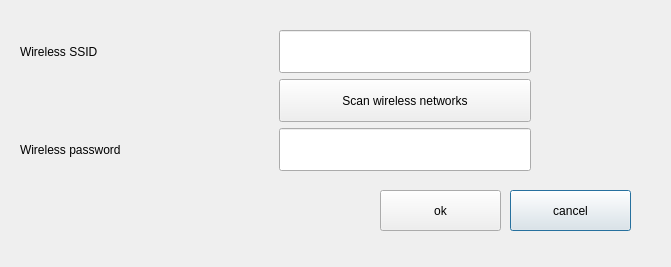
<?xml version="1.0" encoding="UTF-8"?>
<ui version="4.0">
 <class>WifiSettings</class>
 <widget class="QDialog" name="WifiSettings">
  <property name="geometry">
   <rect>
    <x>0</x>
    <y>0</y>
    <width>671</width>
    <height>267</height>
   </rect>
  </property>
  <property name="windowTitle">
   <string>Dialog</string>
  </property>
  <widget class="QPushButton" name="cancelButton">
   <property name="geometry">
    <rect>
     <x>510</x>
     <y>190</y>
     <width>121</width>
     <height>41</height>
    </rect>
   </property>
   <property name="text">
    <string>cancel</string>
   </property>
  </widget>
  <widget class="QPushButton" name="okButton">
   <property name="geometry">
    <rect>
     <x>380</x>
     <y>190</y>
     <width>121</width>
     <height>41</height>
    </rect>
   </property>
   <property name="text">
    <string>ok</string>
   </property>
  </widget>
  <widget class="QWidget" name="gridLayoutWidget">
   <property name="geometry">
    <rect>
     <x>20</x>
     <y>30</y>
     <width>511</width>
     <height>141</height>
    </rect>
   </property>
   <layout class="QGridLayout" name="gridLayout" rowstretch="0,0,0">
    <item row="1" column="1">
     <widget class="QPushButton" name="scanWifiButton">
      <property name="sizePolicy">
       <sizepolicy hsizetype="Preferred" vsizetype="Minimum">
        <horstretch>0</horstretch>
        <verstretch>0</verstretch>
       </sizepolicy>
      </property>
      <property name="text">
       <string>Scan wireless networks</string>
      </property>
     </widget>
    </item>
    <item row="2" column="1">
     <widget class="QLineEdit" name="wifiPassLineEdit">
      <property name="sizePolicy">
       <sizepolicy hsizetype="Preferred" vsizetype="Minimum">
        <horstretch>0</horstretch>
        <verstretch>0</verstretch>
       </sizepolicy>
      </property>
     </widget>
    </item>
    <item row="2" column="0">
     <widget class="QLabel" name="label_2">
      <property name="text">
       <string>Wireless password</string>
      </property>
     </widget>
    </item>
    <item row="0" column="1">
     <widget class="QLineEdit" name="ssidLineEdit">
      <property name="sizePolicy">
       <sizepolicy hsizetype="Preferred" vsizetype="Minimum">
        <horstretch>0</horstretch>
        <verstretch>0</verstretch>
       </sizepolicy>
      </property>
     </widget>
    </item>
    <item row="0" column="0">
     <widget class="QLabel" name="label">
      <property name="text">
       <string>Wireless SSID</string>
      </property>
     </widget>
    </item>
   </layout>
  </widget>
 </widget>
 <resources/>
 <connections/>
</ui>
